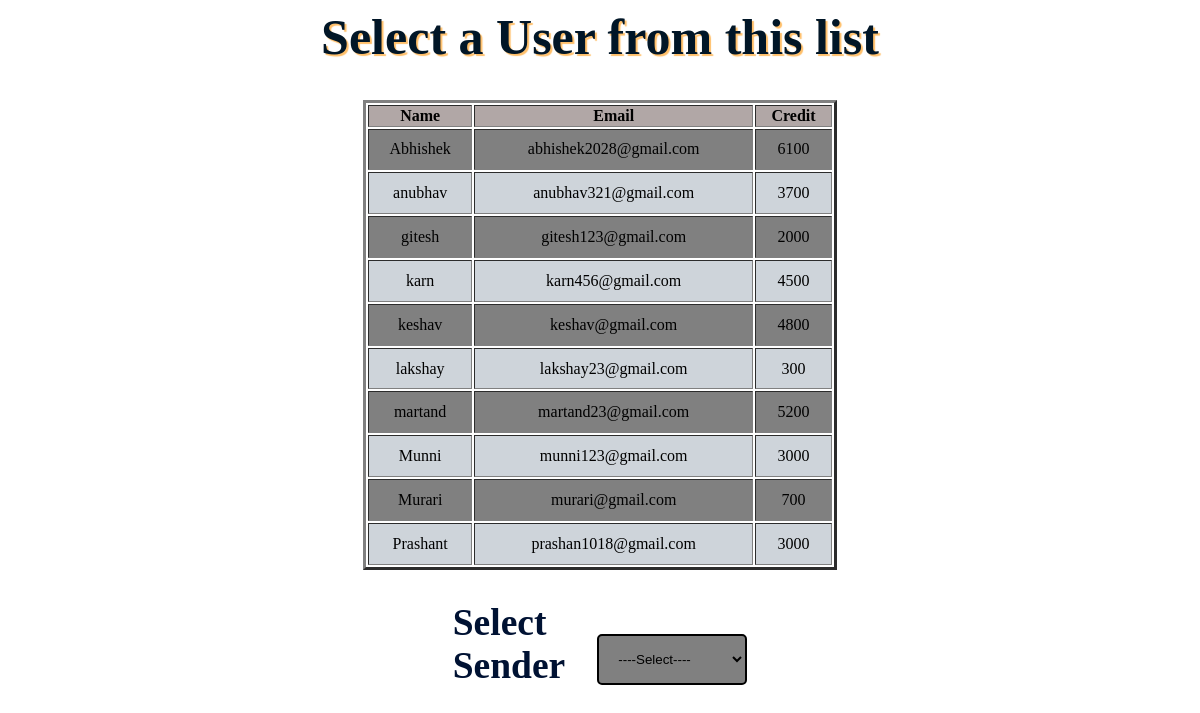
The page /selectsender.php on the database its author committed.
### tables this page shows
CREATE TABLE `user` (
  `name` varchar(15) NOT NULL,
  `email` varchar(25) NOT NULL,
  `credit` varchar(10) NOT NULL
);

### selectsender.php (the view, shortened to what this page needs)
<html>
<head>
</head>
<body>
<center>
<form  action="senderdetail.php" method="post">
    <font face="verdana" color="#011627" >
	<h1> Select a User from this list</h1>
	</font>
    <table height="60%" width="40%" border="3">
    <?php
$con=mysqli_connect('localhost','root','','muraribank');
$q="select * from user ";
$result=mysqli_query($con,$q);
?>
	<thead bgcolor="#b1a7a6">
		<th>Name</th>
		<th>Email</th>
		<th>Credit</th>
	</thead>
	<tbody align="center">
		<tr bgcolor="gray">
        <?php
     $row=mysqli_fetch_array($result);
           ?>
 <td><?php echo  $row["name"]; ?></td>
  <td><?php echo  $row["email"]; ?></td>
  <td><?php echo  $row["credit"]; ?></td>
		</tr>
		<tr bgcolor="#ced4da">
        <?php
     $row=mysqli_fetch_array($result);
           ?>
 <td><?php echo  $row["name"]; ?></td>
  <td><?php echo  $row["email"]; ?></td>
  <td><?php echo  $row["credit"]; ?></td>
        </tr>
        <tr bgcolor="gray">
        <?php
     $row=mysqli_fetch_array($result);
           ?>
 <td><?php echo  $row["name"]; ?></td>
  <td><?php echo  $row["email"]; ?></td>
  <td><?php echo  $row["credit"]; ?></td>
        </tr>
        <tr bgcolor="#ced4da">
        <?php
     $row=mysqli_fetch_array($result);
           ?>
 <td><?php echo  $row["name"]; ?></td>
  <td><?php echo  $row["email"]; ?></td>
  <td><?php echo  $row["credit"]; ?></td>
        </tr>
        <tr bgcolor="gray">
        <?php
     $row=mysqli_fetch_array($result);
           ?>
 <td><?php echo  $row["name"]; ?></td>
  <td><?php echo  $row["email"]; ?></td>
  <td><?php echo  $row["credit"]; ?></td>
        </tr>
        <tr bgcolor="#ced4da">
        <?php
     $row=mysqli_fetch_array($result);
           ?>
 <td><?php echo  $row["name"]; ?></td>
  <td><?php echo  $row["email"]; ?></td>
  <td><?php echo  $row["credit"]; ?></td>
        </tr>
        <tr bgcolor="gray">
        <?php
     $row=mysqli_fetch_array($result);
           ?>
 <td><?php echo  $row["name"]; ?></td>
  <td><?php echo  $row["email"]; ?></td>
  <td><?php echo  $row["credit"]; ?></td>
        </tr>
        <tr bgcolor="#ced4da">
        <?php
     $row=mysqli_fetch_array($result);
           ?>
 <td><?php echo  $row["name"]; ?></td>
  <td><?php echo  $row["email"]; ?></td>
  <td><?php echo  $row["credit"]; ?></td>
        </tr>
        <tr bgcolor="gray">
        <?php
     $row=mysqli_fetch_array($result);
           ?>
 <td><?php echo  $row["name"]; ?></td>
  <td><?php echo  $row["email"]; ?></td>
  <td><?php echo  $row["credit"]; ?></td>
        </tr>
        <tr bgcolor="#ced4da">
        <?php
     $row=mysqli_fetch_array($result);
           ?>
 <td><?php echo  $row["name"]; ?></td>
  <td><?php echo  $row["email"]; ?></td>
  <td><?php echo  $row["credit"]; ?></td>
        </tr>
	</body>
    <div>
<table cellspacing=30px style="position: relative; center: 50%;color:white; font-size:25px; width:150px; height:30px">
  <tr>
      <td> <h2><font color="#001233">Select Sender</font></h2></td>
<td>
  <select name="name" onchange="this.form.submit()">
      <option>----Select----</option>
        </select>
      </td>
    </tr>
        </table>
</body>
</html>

### selectsender.php (style rules this page uses)
body { background-image:url("imgs/back2.jpg"); background-size:cover; overflow:hidden; }
select { width:150px; padding:15px; color:black; border:2px solid black ; background:gray; border-radius:5px; cursor:pointer; }
h1 { text-shadow:2px 2px 1px #ffbf69; font-size:50px; }

### rows shown on the page
user: name "Abhishek", email "abhishek2028@gmail.com", credit "6100"
user: name "anubhav", email "anubhav321@gmail.com", credit "3700"
user: name "gitesh", email "gitesh123@gmail.com", credit "2000"
user: name "karn", email "karn456@gmail.com", credit "4500"
user: name "keshav", email "keshav@gmail.com", credit "4800"
user: name "lakshay", email "lakshay23@gmail.com", credit "300"
user: name "martand", email "martand23@gmail.com", credit "5200"
user: name "Munni", email "munni123@gmail.com", credit "3000"
user: name "Murari", email "murari@gmail.com", credit "700"
user: name "Prashant", email "prashan1018@gmail.com", credit "3000"
